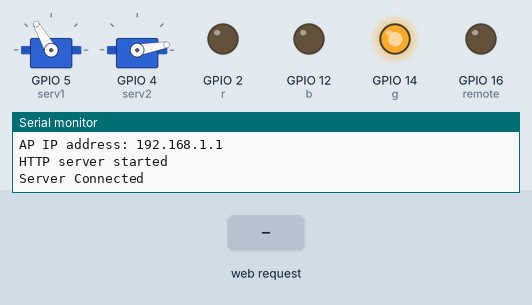
Simulated run of this sketch. Board: ESP8266 (NodeMCU). On the bench: 2 × servo, output pins drawn as LEDs (lit = HIGH), the last lines printed to the serial monitor. Inputs (shaded band) come from the test bench. WiFi joins after 1.5 s; servers stay silent unless stated.

Above: at 2.2 s.
2.3 s: HTTP request GET /sid received
At 3.9 s:
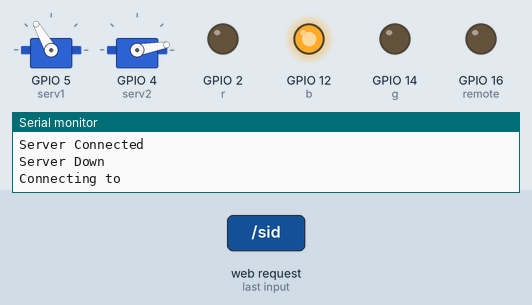
5.9 s: HTTP request GET /sid?s=moto received
At 6.6 s:
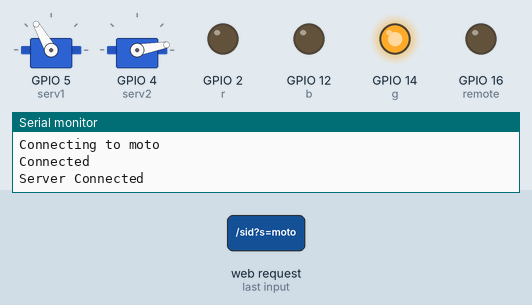
7.4 s: HTTP request GET /sid?s=Remo received
At 7.71 s:
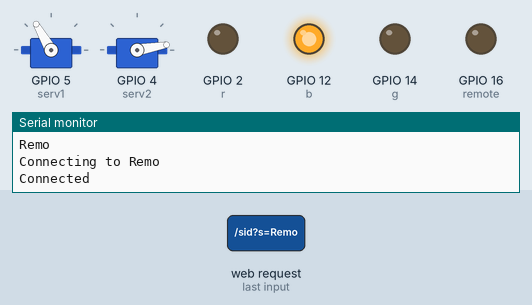
Timing chart, 0 to 10.4 s (numbered marks = the images above; inputs shaded):
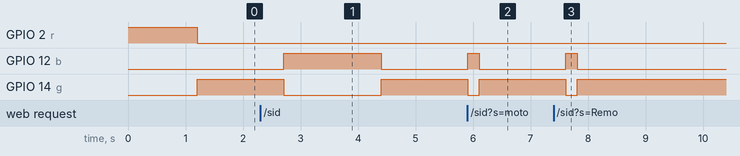

The sketch:

NodeMCUv2.ino
```cpp
#include <ESP8266WiFi.h>
#include <WiFiClient.h>
#include <ESP8266WebServer.h>
#include <Servo.h>
#define SERIAL_LOG

Servo myservo1;
Servo myservo2;
int r = 2;//D4
int g = 14;//D5
int b = 12;//D6
int remote = 16;//D0
int serv1 = 5;//D1
int serv2 = 4;//D2
int pos = 0;
const char* host = "5.160.71.117";
const int port = 2000;
int timer = 0;
bool ConnectWifi = false;
bool connectServer = false;
String SN = "11112";
String ServerMessage = "";
/* Set these to your desired credentials. */
const char *ssid = "OpenDoor:)";
const char *password = "";
String sid;
String pass;

IPAddress Ip(192, 168, 1, 1);
IPAddress NMask(255, 255, 255, 0);
ESP8266WebServer server(80);
WiFiClient SocketServer;
/* Just a little test message.  Go to http://192.168.4.1 in a web browser
 * connected to this access point to see it.
 */
void handleRoot() {
  server.send(200, "text/html", "<h1>Welcome To My Page</h1>");
}

void handlessidpass(){
  //http://192.168.1.1/sid?s=WING&p=CreateFuture1495
  sid = server.arg("s");
  pass = server.arg("p");
  const char *ss = sid.c_str();
  const char *pp = pass.c_str();
  Serial.println(ss);
  Serial.println(pp);
  server.send(200, "text/html", "<h1>Please Wait</h1>");
  WiFi.begin(ss, pp);
  #ifdef SERIAL_LOG
    Serial.print("\nConnecting to "); Serial.println(ss);
  #endif
  uint8_t i = 0;
  lightControl('b');
  while (WiFi.status() != WL_CONNECTED && i++ < 20) delay(500);
  if(i == 21){
    #ifdef SERIAL_LOG
    Serial.print("Could not connect to"); Serial.println(ss);
    lightControl('r');
    #endif
  }
  else{
    Serial.println("Connected");
  }
}

void setup() {
  myservo1.attach(serv1);
  myservo2.attach(serv2);
  myservo1.write(120);
  myservo2.write(10);
  pinMode(r,OUTPUT);
  pinMode(g,OUTPUT);
  pinMode(b,OUTPUT);
  //pinMode(7,OUTPUT);
  pinMode(remote,OUTPUT);
  Serial.setTimeout(1);
  lightControl('r');
  delay(1000);
  WiFi.softAPConfig(Ip, Ip, NMask);
  Serial.begin(115200);
  Serial.println();
  Serial.print("Configuring access point...");
  /* You can remove the password parameter if you want the AP to be open. */
  WiFi.softAP(ssid, password);
  String clientMac = "";
  unsigned char mac[6];
  WiFi.macAddress(mac);
  clientMac += macToStr(mac);
  Serial.println("Mac Address : "+clientMac);
  //--------------------
  IPAddress myIP = WiFi.softAPIP();
  Serial.print("AP IP address: ");
  Serial.println(myIP);
  server.on("/", handleRoot);
  server.on("/sid",handlessidpass);
  server.begin();
  Serial.println("HTTP server started");
}

void loop() {
  server.handleClient();
  if(!SocketServer.connect(host, port)){
    #ifdef SERIAL_LOG
      Serial.println("connection failed");
      lightControl('r');
      delay(5000);
    #endif
    return;
    }

    #ifdef SERIAL_LOG
    if(SocketServer.connected()){
        Serial.println("Server Connected");
        lightControl('g');
        String SNOfArduino = "{\"SN\":\""+SN+"\"}";
        SocketServer.print(SNOfArduino);
    }
    #endif
    while(SocketServer.connected()){
      //server.end();
      WiFi.softAPdisconnect();
     if (SocketServer.available()) {
       ServerMessage = "";
       while(SocketServer.available()){
        char c = SocketServer.read();
        ServerMessage += c;
        Serial.print(c);
       }
       if(ServerMessage.indexOf("moto")!=-1){
        for (pos = 70; pos <= 120; pos += 1) { // goes from 0 degrees to 180 degrees
          myservo1.write(pos);              // tell servo to go to position in variable 'pos'
          delay(15);                       // waits 15ms for the servo to reach the position
        }
        delay(1000);
        myservo2.write(60);
        delay(400);
        for (pos = 60; pos >= 10; pos -= 1) { // goes from 0 degrees to 180 degrees
          myservo2.write(pos);              // tell servo to go to position in variable 'pos'
          delay(15);                       // waits 15ms for the servo to reach the position
        }
        for (pos = 70; pos <= 120; pos += 1) { // goes from 0 degrees to 180 degrees
          myservo1.write(pos);              // tell servo to go to position in variable 'pos'
          delay(15);                       // waits 15ms for the servo to reach the position
        }
        String OpenDoor = "{\"status\":\"OK\"}";//{"status":"OK"}
        SocketServer.print(OpenDoor);
       }
       else if(ServerMessage.indexOf("Remo") != -1||ServerMessage.indexOf("moted") != -1){
        digitalWrite(remote,1);
        delay(500);
        digitalWrite(remote,0);
      }
    }
    //Send messages to server
    //Envia as menssagens para o client
    bool message_available = (Serial.available() > 0);
    String message;
    if (message_available) {
        delay(200);
        message = Serial.readStringUntil('\n');
        SocketServer.print(message);
    }
  }
    //End of while means client is disconnected
    //Fim do while quer dizer que o server caiu
  #ifdef SERIAL_LOG
    Serial.println("Server Down");
  #endif
}

void lightControl(char light){
  if(light == 'g'){
    digitalWrite(r,0);
    digitalWrite(g,1);
    digitalWrite(b,0);
  }
  else if(light == 'r'){
    digitalWrite(r,1);
    digitalWrite(g,0);
    digitalWrite(b,0);
  }
  else{
    digitalWrite(b,1);
    digitalWrite(r,0);
    digitalWrite(g,0);
  }
};


String macToStr(const uint8_t* mac)
{
String result;
for (int i = 0; i < 6; ++i) {
result += String(mac[i], 16);
if (i < 5)
result += ':';
}
return result;
}
```

Measured:
- after the input at 2.3 s, GPIO 12 (b): LOW → HIGH after 0.41 s, → LOW 1.7 s later; GPIO 14 (g): HIGH → LOW after 0.41 s, → HIGH 1.7 s later
- after the input at 5.9 s, GPIO 12 (b): LOW → HIGH at once, → LOW 0.20 s later; GPIO 14 (g): HIGH → LOW at once, → HIGH 0.20 s later
- after the input at 7.4 s, GPIO 12 (b): LOW → HIGH after 0.21 s, → LOW 0.20 s later; GPIO 14 (g): HIGH → LOW after 0.21 s, → HIGH 0.20 s later
